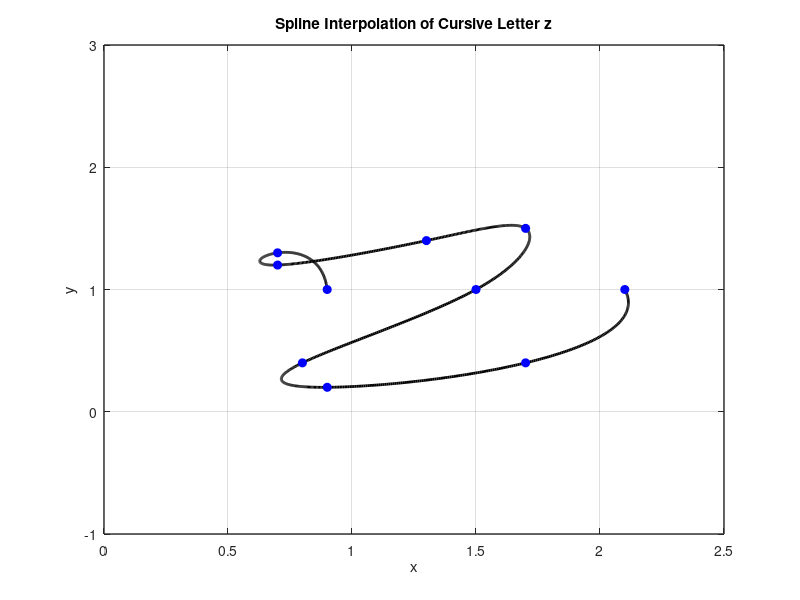

MATLAB code for this plot:
x = [0.9 0.7 0.7 1.3 1.7 1.5 0.8 0.9 1.7 2.1];
y = [1 1.3 1.2 1.4 1.5 1 0.4 0.2 0.4 1];

n = length(x);
t = 0:n-1; % Parametric coordinate t
tt = 0:0.01:n-1; % More dense coordinate tt for spline interpolation

% Compute spline interpolation
xx = spline(t, x, tt);
yy = spline(t, y, tt);

% Plot settings
figure(1)
plot(xx, yy, 'k', 'LineWidth', 2) % plot spline
hold on
plot(x, y, 'bo', 'MarkerFaceColor', 'b') % plot data points
axis([0 2.5 -1 3])
grid on
title('Spline Interpolation of Cursive Letter z')
xlabel('x')
ylabel('y')
set(gca, 'FontSize', 10, 'LineWidth', 1)
grid on